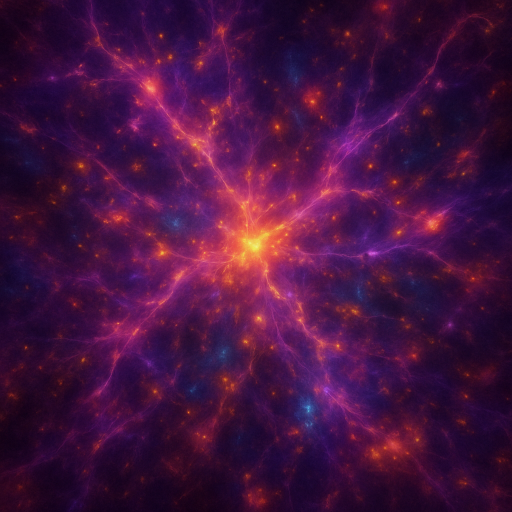
#> input picture Aula4/cluster.png, 1024 x 1024 px (shown at 1/2 size)
$ jupyter execute Aula4.ipynb   (shell and % lines are left out)
#> lines starting #> are read from the running program, lines starting #| are printed output that depends on the picture
# Force Computation in Numerical Cosmology

---

## Outline

1. Particle–Particle (PP)
2. Particle–Mesh (PM)
3. Particle–Particle–Particle–Mesh (P³M)
4. Tree
5. Tree–PM
6. Fast Multipole Method (FMM)
7. Fast Multipole Method–PM (FMM–PM)

---

<div style="text-align:center;">

</div>

## Particle–Particle (PP)

---

**Principle**
Compute forces by direct summation over all particle pairs:
– $\mathbf{F}_i = \sum_{j\neq i} G\,\frac{m_i m_j}{|\mathbf{r}_i - \mathbf{r}_j|^2}\,\hat{\mathbf{r}}_{ij}$

**Complexity**
– $O(N^2)$ operations for $N$ particles.

**Advantages**
– Exact force evaluation at all separations.

**Limitations**
– Prohibitive cost for $N\gtrsim10^5$.

## Particle–Mesh (PM)

---

**Principle**
1. Deposit mass onto a fixed grid.
2. Solve Poisson’s equation via Fast Fourier Transform (FFT).
3. Interpolate field back to particle positions.

**Complexity**
– $O(N + M\log M)$ for $M$ grid cells.

**Advantages**
– Efficient for large $N$.
– Periodic boundary conditions handled naturally.

**Limitations**
– Poor resolution at sub–cell scales.
– Force anisotropy from grid.

## Particle–Particle–Particle–Mesh (P³M)

---

**Principle**
Combine PP and PM:
- Long-range forces via PM.
- Short-range corrections via PP within a cutoff radius.

**Complexity**
– $O(N\log N + N_{\rm short}^2)$, where $N_{\rm short}$ is local neighbours.

**Advantages**
– Improved small-scale accuracy.
– Retains PM efficiency for long range.

**Limitations**
– Load imbalance in dense regions.
– Still $O(N_{\rm short}^2)$ worst case locally.

## Tree Method

---

**Principle**
Organise particles in an octree (3D) or quadtree (2D).
Approximate distant clusters by their multipole moments.

**Complexity**
– $O(N\log N)$ on average.

**Advantages**
– Adaptive resolution.
– Good for inhomogeneous distributions.

**Limitations**
– Tree build and traversal overhead.
– Multipole truncation error.

## Tree–PM

---

**Principle**
Hybrid of Tree and PM:
- Long-range via PM grid.
- Short-range via tree walk within a given radius.

**Complexity**
– $O(N\log N + M\log M)$

**Advantages**
– Combines PM efficiency with tree adaptivity.
– Balanced workload for both regimes.

**Limitations**
– Two data structures to maintain.
– Parameter tuning for split radius.

## Fast Multipole Method (FMM)

---

**Principle**
Hierarchical multipole expansions for both near and far fields.
Allows particle groups to interact via multipoles directly.

**Complexity**
– $O(N)$ with careful implementation.

**Advantages**
– Linear scaling.
– Controlled error via expansion order.

**Limitations**
– Complex implementation.
– Higher constant factors.

## Fast Multipole Method–PM (FMM–PM)

---

**Principle**
Combine FMM for short scales with PM for long scales.
- Long-range: FFT on grid.
- Short-range: FMM within interaction radius.

**Complexity**
– $O(N + M\log M)$

**Advantages**
– Linear to quasi-linear scaling.
– High accuracy at all scales.

**Limitations**
– Implementation complexity.
– Memory overhead for dual structures.

[cell 1]
import numpy as np
import matplotlib.pyplot as plt
import matplotlib.image as mpimg

# Load the artistic background image
bg_path = 'cluster.png'
bg = mpimg.imread(bg_path)
#> bg is the input picture: shape (1024, 1024, 3) float32; mean R, G, B 0.271, 0.0716, 0.251

# Domain and cluster parameters (for overlay circle)
domain_size = 1.0
circle_center = (0.5, 0.5)
circle_radius = 0.2
theta = np.linspace(0, 2 * np.pi, 200)
circle_x = circle_center[0] + circle_radius * np.cos(theta)
circle_y = circle_center[1] + circle_radius * np.sin(theta)

# Create three-panel figure
fig, axes = plt.subplots(1, 3, figsize=(15, 5))

# Common plotting function for grid
def plot_grid(ax, lines, color='white', linewidth=0.8):
    for (xs, ys) in lines:
        ax.plot(xs, ys, color=color, linewidth=linewidth, zorder=2)

# Panel 1: Fixed PM mesh
ax = axes[0]
ax.imshow(bg, extent=(0, domain_size, 0, domain_size), origin='lower')
# Uniform grid
spacing = 0.1
lines = []
for x in np.arange(0, domain_size + spacing, spacing):
    lines.append(([x, x], [0, domain_size]))
for y in np.arange(0, domain_size + spacing, spacing):
    lines.append(([0, domain_size], [y, y]))
plot_grid(ax, lines)
# Overlay cluster circle
ax.plot(circle_x, circle_y, color='white', linewidth=1.5, zorder=3)
ax.set_title('PM: Fixed Mesh', color='white')
ax.axis('off')

# Panel 2: Adaptive PM
ax = axes[1]
ax.imshow(bg, extent=(0, domain_size, 0, domain_size), origin='lower')
# Coarse grid
lines_coarse = []
spacing_coarse = 0.1
for x in np.arange(0, domain_size + spacing_coarse, spacing_coarse):
    lines_coarse.append(([x, x], [0, domain_size]))
for y in np.arange(0, domain_size + spacing_coarse, spacing_coarse):
    lines_coarse.append(([0, domain_size], [y, y]))
plot_grid(ax, lines_coarse)
# AMR patch
patch_min, patch_max = 0.3, 0.7
# Outline
ax.plot([patch_min, patch_max, patch_max, patch_min, patch_min],
        [patch_min, patch_min, patch_max, patch_max, patch_min],
        color='cyan', linewidth=1.5, zorder=4)
# Fine grid inside patch
lines_fine = []
spacing_fine = 0.05
for x in np.arange(patch_min, patch_max + spacing_fine, spacing_fine):
    lines_fine.append(([x, x], [patch_min, patch_max]))
for y in np.arange(patch_min, patch_max + spacing_fine, spacing_fine):
    lines_fine.append(([patch_min, patch_max], [y, y]))
plot_grid(ax, lines_fine, color='cyan', linewidth=0.8)
# Cluster circle
ax.plot(circle_x, circle_y, color='white', linewidth=1.5, zorder=3)
ax.set_title('Adaptive PM: AMR Patch', color='white')
ax.axis('off')

# Panel 3: Tree (Quadtree)
ax = axes[2]
ax.imshow(bg, extent=(0, domain_size, 0, domain_size), origin='lower')
# Quadtree decomposition
def subdivide(cell, depth, max_depth):
#> called with cell = (0, 0, 1, 1), depth = 0, max_depth = 3
    x0, y0, x1, y1 = cell
    cx, cy = circle_center
    closest_x = np.clip(cx, x0, x1)
    closest_y = np.clip(cy, y0, y1)
    dist = np.hypot(closest_x - cx, closest_y - cy)
    if dist < circle_radius and depth < max_depth:
        mx, my = 0.5*(x0 + x1), 0.5*(y0 + y1)
        cells = []
        for nx0, ny0, nx1, ny1 in [
            (x0, y0, mx, my), (mx, y0, x1, my),
            (x0, my, mx, y1), (mx, my, x1, y1)
        ]:
            cells.extend(subdivide((nx0, ny0, nx1, ny1), depth+1, max_depth))
        return cells
    else:
        return [cell]

cells = subdivide((0, 0, domain_size, domain_size), 0, max_depth=3)
for (x0, y0, x1, y1) in cells:
    ax.plot([x0, x1, x1, x0, x0],
            [y0, y0, y1, y1, y0],
            color='white', linewidth=0.8, zorder=2)
# Cluster circle
ax.plot(circle_x, circle_y, color='white', linewidth=1.5, zorder=3)
ax.set_title('Tree: Quadtree', color='white')
ax.axis('off')

plt.tight_layout()
plt.savefig("forces.png")
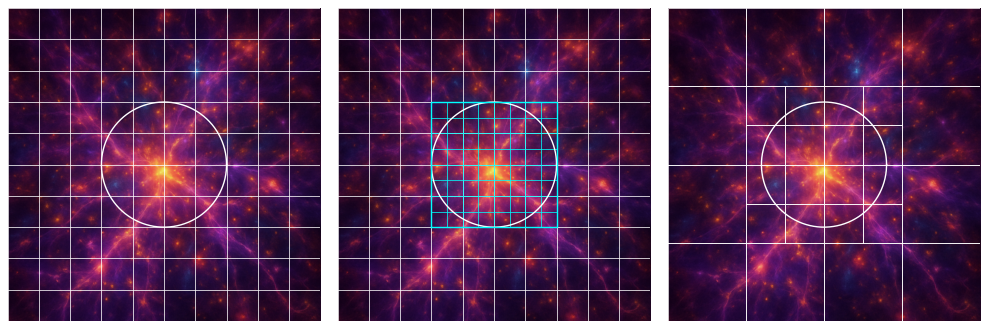
#> figure drawn by matplotlib, 3 panels
plt.show()

# Contribution of Relativistic Species to the Gravitational Potential

---

## Motivation

- Standard N-body simulations include only cold dark matter (CDM) and baryons.
- Photon and neutrino perturbations alter the large-scale potential at the percent level.
- Accurate modelling of CMB and large-scale structure requires their inclusion.

---

## COSIRA Method Overview

- **COSmological Initial Conditions including Relativistic species in N-body simulations (COSIRA)**
- Realize linear density field of relativistic species from a Boltzmann code power spectrum.
- Impose Fourier phases from the existing N-body initial conditions.
- Compute potential contribution via Poisson equation and add to total.

---

## Realizing the Relativistic Density Field

1. Compute linear power spectrum $P_{\rm rel}(k,z)$ for photons + neutrinos using CLASS or CAMB.
2. Generate Fourier modes
   $$
   \delta_{\rm rel}(\mathbf{k},z) = \sqrt{P_{\rm rel}(k,z)}\;\exp\bigl[i\,\varphi_{\rm CDM}(\mathbf{k})\bigr],
   $$
   where $\varphi_{\rm CDM}(\mathbf{k})$ are the phases from the CDM initial realization.

---

[cell 2]
import numpy as np
import matplotlib.pyplot as plt
from skimage import data, transform

# Load two built-in grayscale images
img1 = data.camera()   # Image for amplitudes
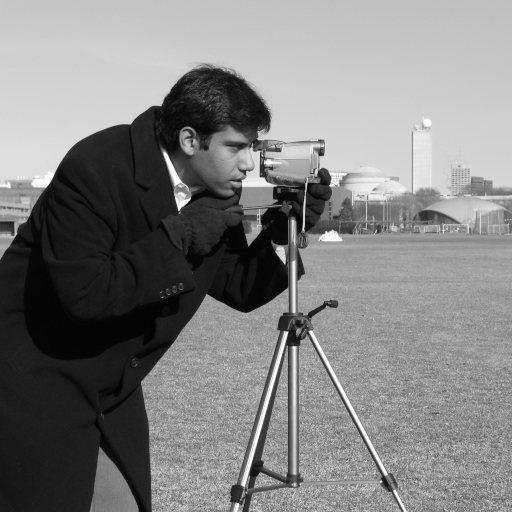
#> input picture skimage.data.camera(), 512 x 512 px
#> img1 is the input picture: shape (512, 512); min 0, max 255, mean 129.1
img2 = data.moon()     # Image for phases
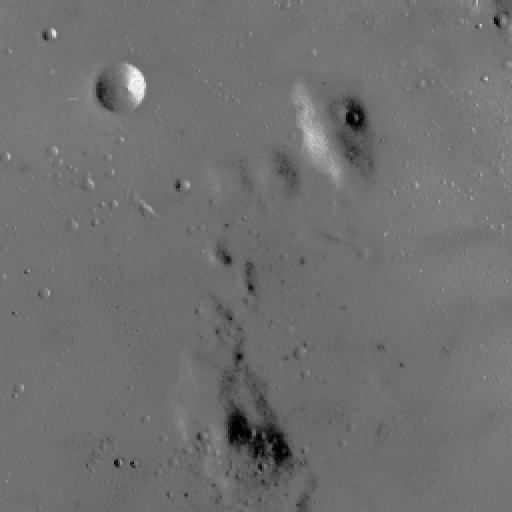
#> input picture skimage.data.moon(), 512 x 512 px
#> img2 is the input picture: shape (512, 512); min 0, max 255, mean 112.2

# Ensure both images have the same shape
if img1.shape != img2.shape:
    img2 = transform.resize(img2, img1.shape, anti_aliasing=True)
    img2 = (img2 * 255).astype(np.uint8)

# Compute the 2D Fourier transforms
fft1 = np.fft.fft2(img1)
fft2 = np.fft.fft2(img2)

# Extract amplitude (magnitude) from img1 and phase from img2
amp1   = np.abs(fft1)
phase2 = np.angle(fft2)
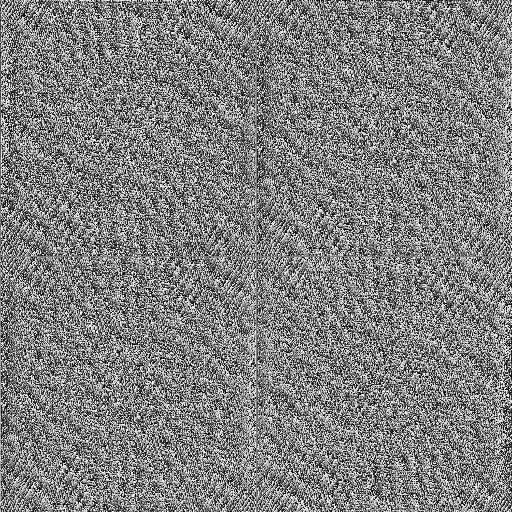
#> phase2: shape (512, 512) float64; min -3.14, max 3.14, mean -6.94e-18; drawn with min black and max white

# Combine amplitude of img1 with phase of img2
combined_fft = amp1 * np.exp(1j * phase2)
combined     = np.fft.ifft2(combined_fft)
combined     = np.real(combined)
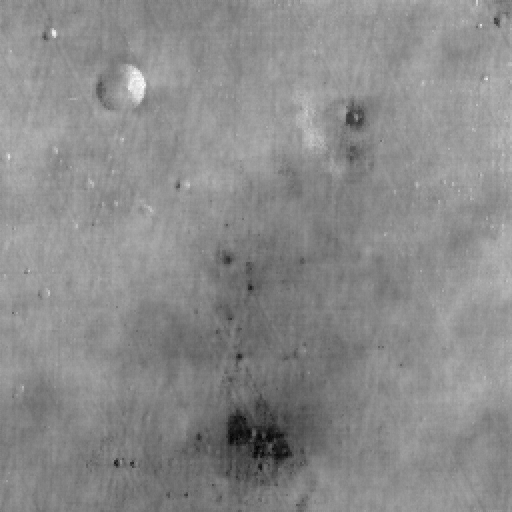
#> combined: shape (512, 512) float64; min -369.6, max 544.4, mean 129.1; drawn with min black and max white

# Normalize combined image to the 0–255 range, convert to uint8
combined_norm = (combined - combined.min()) / (combined.max() - combined.min())
combined_norm = (combined_norm * 255).astype(np.uint8)

# Display the original and combined images
fig, axes = plt.subplots(1, 3, figsize=(12, 4))
axes[0].imshow(img1, cmap='gray')
axes[0].set_title('Image 1 (Amplitudes)')
axes[0].axis('off')

axes[1].imshow(img2, cmap='gray')
axes[1].set_title('Image 2 (Phases)')
axes[1].axis('off')

axes[2].imshow(combined_norm, cmap='gray')
axes[2].set_title('Combined (Amp₁ + Ph₂)')
axes[2].axis('off')

plt.tight_layout()
plt.savefig("phases_and_amplitudes.png")
plt.show()
